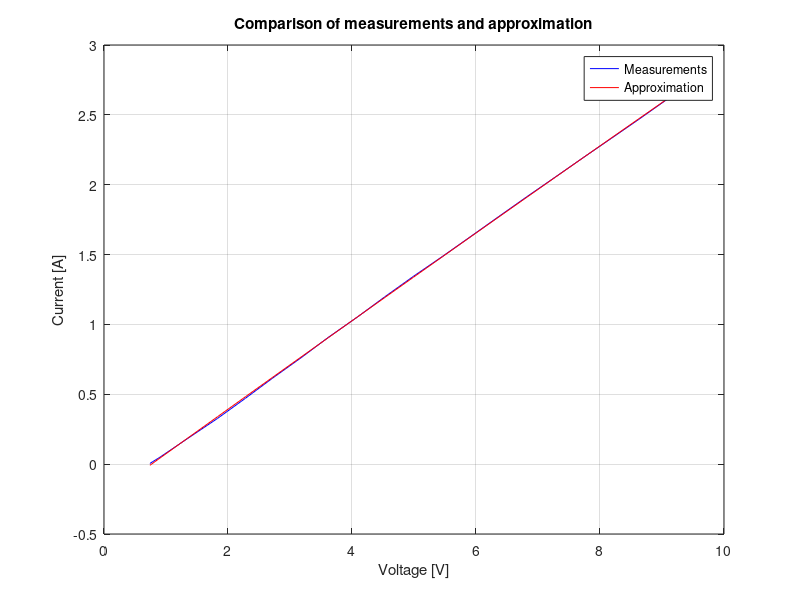

Here is the MATLAB script that generated this plot: (Note: this script raises an error after producing the figure.)
%% Parameters for magnetic levitation

%% Model parameters
model.m=0.058;              % [kg]               % mass of ball
model.g=9.81;

%% Time constant and amplification of coil
model.T=0.0249;
model.k=2.8964/11.45;
model.uc=0;

%% Parameters for distance sensor
sensor.V=[9.22, 8.95, 8.57, 8.21, 7.83, 7.38,...
    6.86, 6.29, 5.67, 4.97, 4.25, 3.5, 2.67,...
    1.76, 0.79, -0.19, -1.21, -2.22, -3.18,...
    -4.1, -4.97, -5.72, -6.4, -6.98, -7.5, -7.94,...
    -8.3, -8.59, -8.82, -8.97, -9.07, -9.13, -9.15,...
    -9.16];                 % [V]                % measured voltage
sensor.d=(0:33)*0.7e-3;     % [m]                % distance from coil

%% Voltage to current characteristic
VIchar.V=[0.74, 0.9, 1.35, 1.83, 2.28,...
    2.72, 3.18, 3.62, 4.09, 4.53, 4.99,...
    5.46, 5.92, 6.37, 6.82, 7.28, 7.73,...
    8.18, 8.62, 9.05, 9.37];
VIchar.I=[0.005, 0.049, 0.184, 0.327, 0.471,...
    0.616, 0.762, 0.908, 1.054, 1.198, 1.344,...
    1.487, 1.631, 1.773, 1.914, 2.055, 2.194,...
    2.331, 2.466, 2.601, 2.703];
VIchar.coefs=polyfit(VIchar.V,VIchar.I,2);

figure;
plot(VIchar.V,VIchar.I,'b',VIchar.V,polyval(VIchar.coefs,VIchar.V),'r');
xlabel('Voltage [V]');
ylabel('Current [A]');
title('Comparison of measurements and approximation');
grid on;
legend('Measurements','Approximation');

%% Distance to inductance characteristic
DLchar.d=sensor.d;
DLchar.L=[118.3, 118.3, 116.6, 114.9, 113.3,...
    112.0, 110.9, 109.9, 109.1, 108.3, 107.6,...
    107.1, 106.5, 106.0, 105.6, 105.2, 104.8,...
    104.5, 104.2, 104.0, 103.7, 103.5, 103.3,...
    103.1, 103.0, 102.8, 102.7, 102.6, 102.5,...
    102.4, 102.3, 102.2, 102.1, 102.1]/1e3;
DLchar.L0=101.5/1e3;
%DLchar.coefs=polyfit(DLchar.d,DLchar.L,1);
%y=2e-3*model.m*model.g./(DLchar.L-DLchar.L0);
%DLchar.coefs1=polyfit(DLchar.d(2:end),y(2:end),1);
DLchar.coefs=fit(DLchar.d(2:end)',(DLchar.L(2:end)-DLchar.L0)','exp1');

figure;
plot(DLchar.d(2:end),DLchar.L(2:end),'b',DLchar.d(2:end),DLchar.L0+DLchar.coefs.a*exp(DLchar.coefs.b*DLchar.d(2:end)),'r');
xlabel('Distance [m]');
ylabel('Inductance [H]');
title('Comparison of calculated and measured inductance');
grid on;
legend('Measured','Calculated');

DLchar.dL=DLchar.coefs.a*DLchar.coefs.b*exp(DLchar.coefs.b*DLchar.d(2:end));

figure;
plot(DLchar.d(2:end),DLchar.dL,'b');
xlabel('Distance [m]');
ylabel('Inductance derivative [H/m]');
title('Calculated derivative');
grid on;

